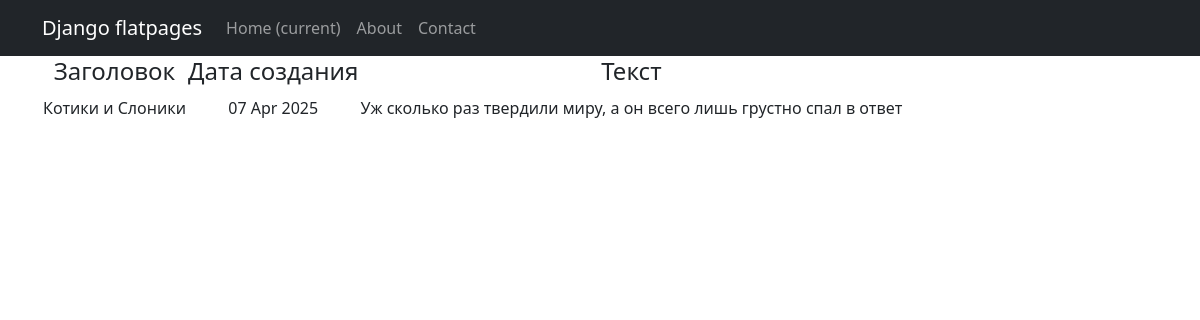
The app's page /post/1/ with its own data.
### simpleapp/models.py (models this page shows, shortened)
class Post(models.Model):
    news = 'N'
    article = 'A'
    options = [
        (news, 'Новости'),
        (article, 'Статья')
    ]
    author = models.ForeignKey(Author, on_delete=models.CASCADE)
    type_post = models.CharField(max_length=1, choices=options, default=news)
    time_in = models.DateTimeField(auto_now_add=True)
    category = models.ManyToManyField(Category, through='PostCategory')
    title = models.CharField(max_length=255)
    text = models.TextField()
    rating = models.IntegerField(default=0)

### simpleapp/views.py (the view)
# urls.py: path('post/<int:pk>/', PostDetail.as_view(), name='post_detail'),
class PostDetail(DetailView):
    template_name = 'post.html'
    context_object_name = 'post'
    queryset = Post.objects.all()
    def get_object(self, *args, **kwargs):  # переопределяем метод получения объекта, как ни странно
        obj = cache.get(f'post-{self.kwargs["pk"]}',
                        None)  # кэш очень похож на словарь, и метод get действует так же. Он забирает значение по ключу, если его нет, то забирает None.
        if not obj:
            obj = super().get_object(queryset=self.queryset)
            cache.set(f'post-{self.kwargs["pk"]}', obj)
        return obj

### templates/post.html (shortened to what this page needs)
{% extends 'flatpages/default.html' %}
{% load custom_tags %}
{% load custom_filter %}
{% load replace_filter %}
{% block content %}
   {% if post %}
       <table>
           <tr>
               <td><h4>Заголовок</h4></td>
               <td><h4>Дата создания</h4></td>
               <td><h4>Текст</h4></td>
           </tr>
           <tr>
               <td>{{ post.title }}</td>
               <td>{{ post.time_in|date:'d M Y'}}</td>
               <td>{{ post.text}}</td>
           </tr>
       </table>
   {% else %}
       <h2>Новостей нет!</h2>
   {% endif %}
{% endblock content %}

### records on screen
Post: title "Котики и Слоники", time_in "07 Apr 2025", text "Уж сколько раз твердили миру, а он всего лишь грустно спал в ответ"
